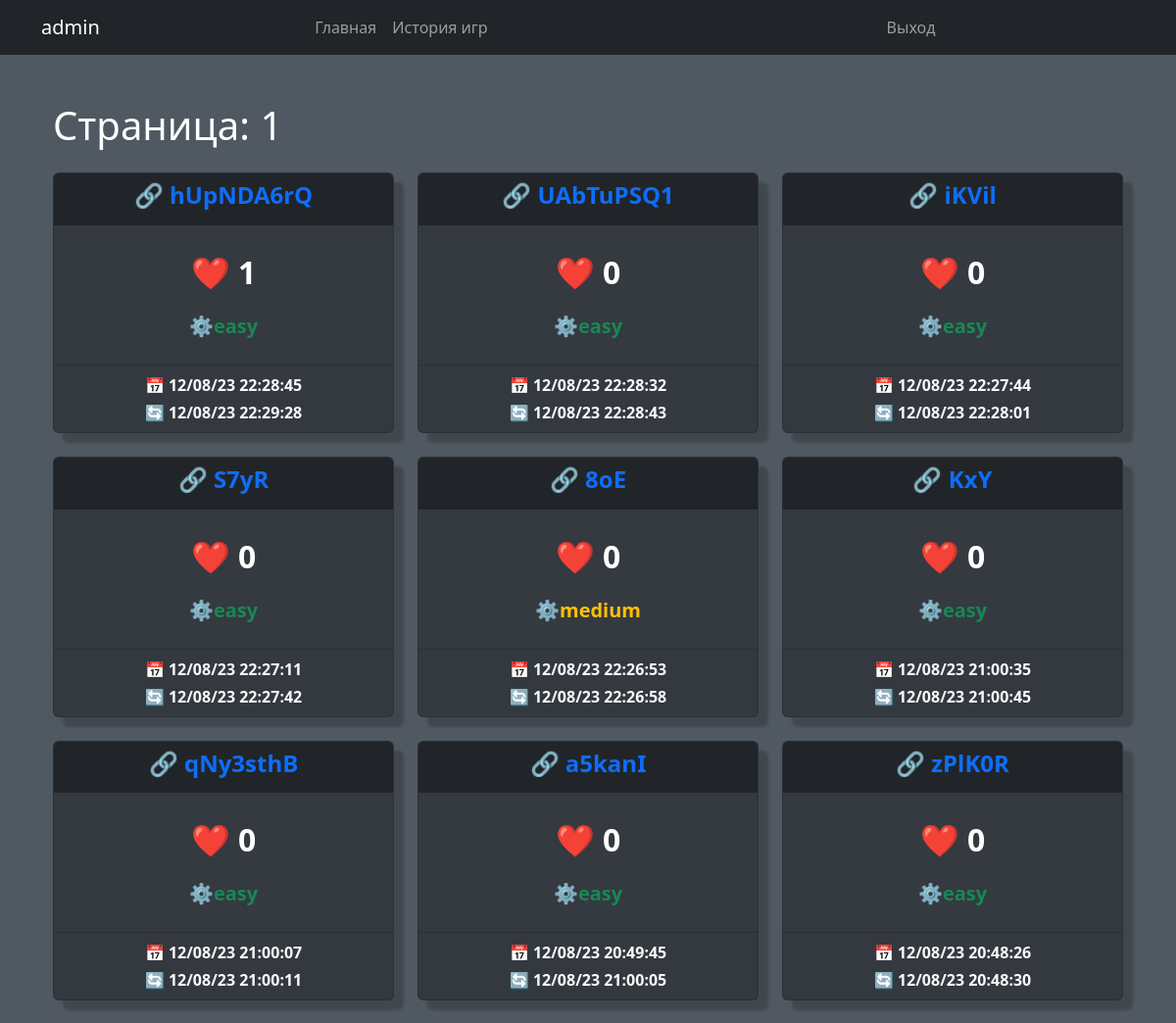
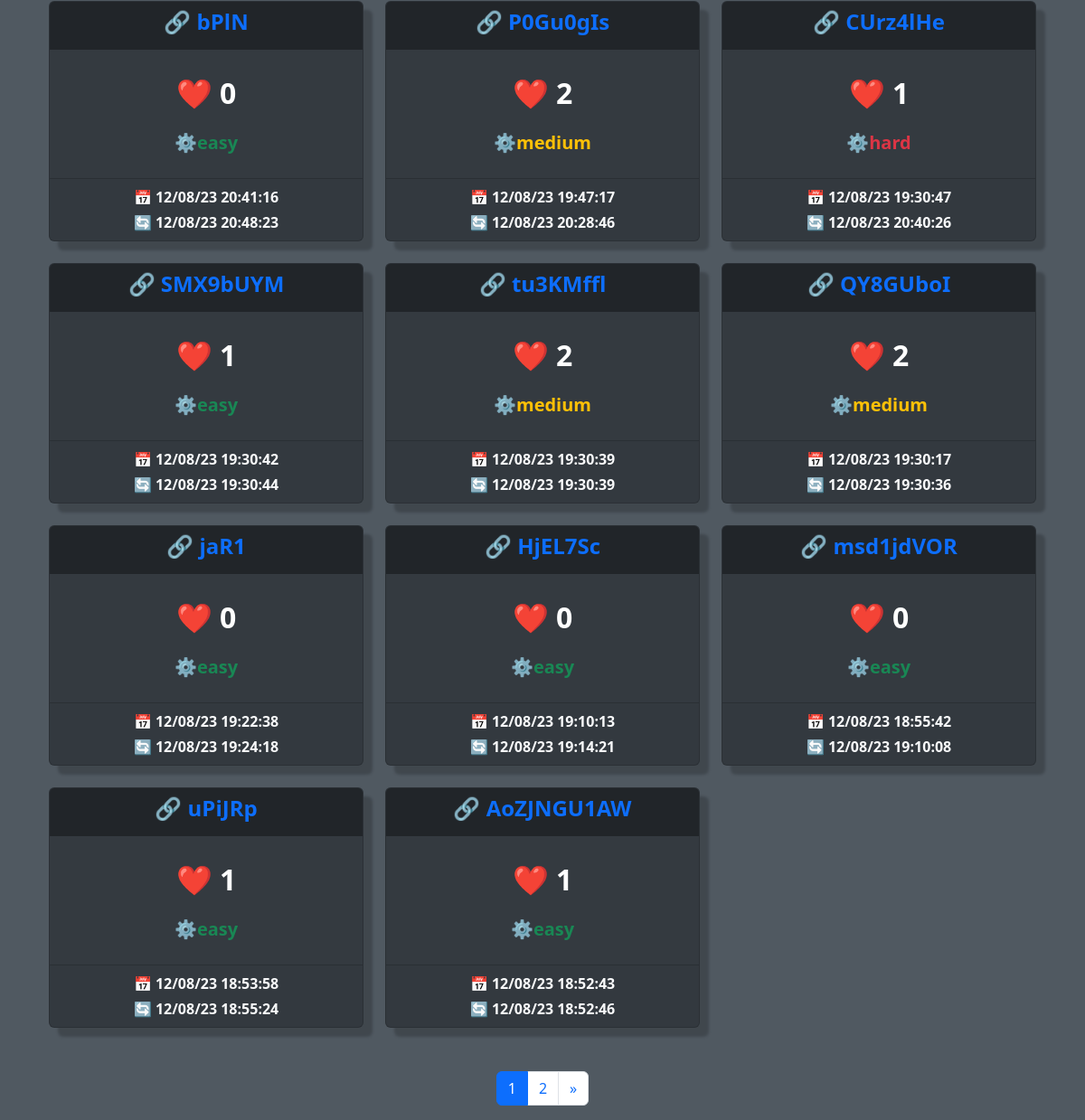
The page /history/ (signed in) on the database as committed earlier (2 pictures, top to bottom).
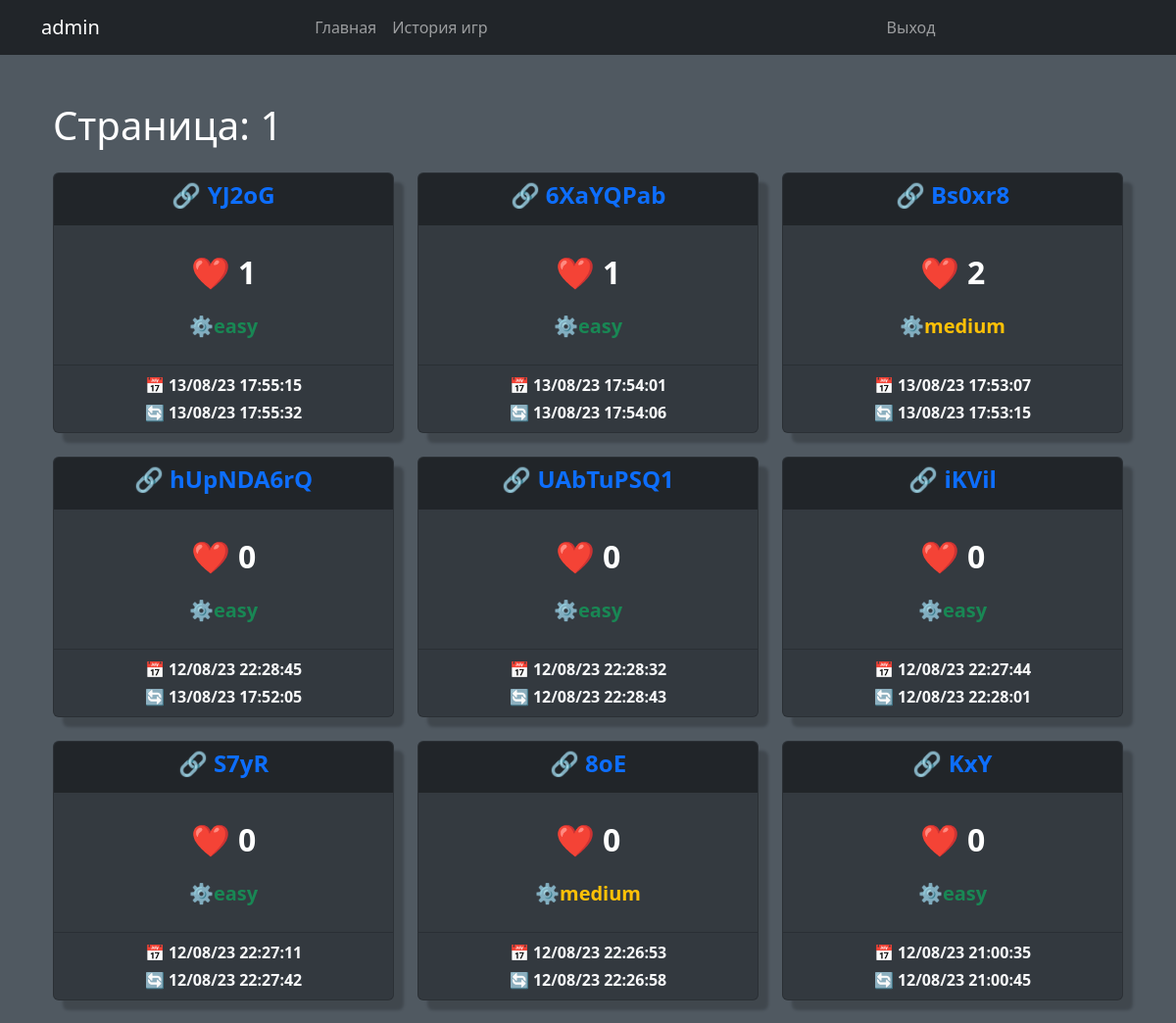
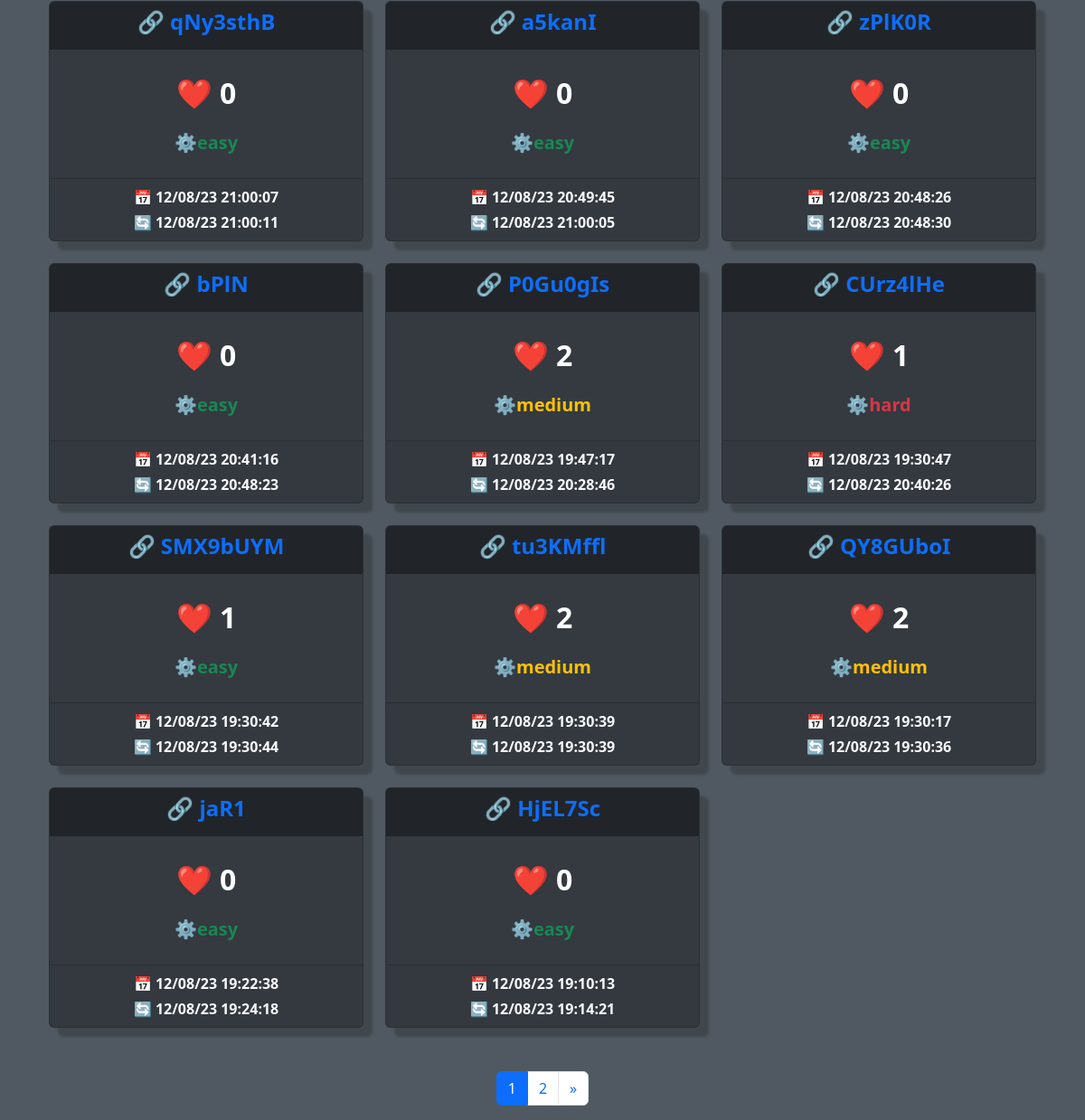
The same page on the database as committed later (2 pictures, top to bottom).
### game/models.py (models this page shows, shortened)
class GameRoom(models.Model):
    link         = models.CharField(max_length=25)
    is_open      = models.BooleanField(default=True)
    status       = models.CharField(max_length=1, choices=STATUS_CHOICES)
    created_at   = models.DateTimeField(auto_now_add=True)
    updated_at   = models.DateTimeField(auto_now=True, blank=True, null=True)
    difficulty   = models.CharField(max_length=6, choices=DIFFICULTY_CHOICES, default='easy')
    lives        = models.PositiveIntegerField(default=1)
    board        = models.JSONField()
    game_state   = models.JSONField()
    cells_remain = models.PositiveIntegerField(default=1)
    def get_absolute_url(self):
        return reverse('game_detail', args=[self.link, ])
    class Meta:
        ordering = ['-created_at', ]

### game/views.py (the view)
# urls.py: path('history/', game_history, name='game_history'),
def game_history(request):
    user_key = request.user.username or request.session.get('user_key')
    user_games = None
    if user_key:
        user_games = GameRoom.objects.filter(members__user=user_key).prefetch_related('members')
    paginator = Paginator(user_games, 20)
    page = request.GET.get('page')
    try:
        games = paginator.page(page)
    except PageNotAnInteger:
        games = paginator.page(1)
    except EmptyPage:
        games = paginator.page(paginator.num_pages)
    return render(request, 'history.html', {'games': games})

### game/templates/history.html (shortened to what this page needs)
{% extends 'base.html' %}
{% block content %}
<div class="container">
    <h1>Страница: {{ games.number }}</h1>
    <div class="row mt-4">
        {% for el in games %}
        <div class="col-md-4 mb-4">
            <div class="card">
                <div class="card-header">
                    <h5 class="card-title fw-bold"><a href="{{el.get_absolute_url}}" class="d-block text-center text-decoration-none"><span class="icon">🔗</span> {{ el.link|truncatechars:30 }}</a></h5>
                </div>
                <div class="card-body">
                    <div class="d-flex justify-content-between mb-3">
                        <p class="card-text fs-2 text-center w-100 fw-bold"><span class="icon">❤️</span> {{ el.lives }}</p>
                    </div>
                    <p class="card-text
                        {% if el.difficulty == 'hard' %}
                            text-danger
                        {% elif el.difficulty == 'medium' %}
                            text-warning
                        {% else %}
                            text-success
                        {% endif %}
                     text-center fs-5 fw-bold"><span class="icon">⚙️</span>{{ el.difficulty }}</p>
                </div>
                <div class="card-footer text-light text-right text-center">
                    <p class="card-text fw-bold"><span class="icon">📅</span> {{ el.created_at|date:"d/m/y H:i:s" }}</p>
                    <p class="card-text fw-bold"><span class="icon">🔄</span> {{ el.updated_at|date:"d/m/y H:i:s" }}</p>
                </div>
            </div>
        </div>
        {% empty %}
        <p class="col-md-12">Нет игр</p>
        {% endfor %}
    </div>
    <div class="row mt-4">
        <div class="col-md-12 d-flex justify-content-center">
            <ul class="pagination">
                <li class="page-item active"><span class="page-link">{{ games.number }}</span></li>
                {% if games.has_next %}
                <li class="page-item"><a class="page-link" href="?page={{ games.next_page_number }}">{{ games.next_page_number }}</a></li>
                <li class="page-item"><a class="page-link" href="?page={{ games.paginator.num_pages }}">&raquo;</a></li>
                {% endif %}
            </ul>
        </div>
    </div>
</div>
{% endblock %}

### game/templates/base.html (shortened to what this page needs)
<!DOCTYPE html>
<html lang="en">
<head>
    <link rel="stylesheet" href="https://cdn.jsdelivr.net/npm/bootstrap/dist/css/bootstrap.min.css">
</head>
    {% block navbar %}
        {% include 'navbar.html' %}
    {% endblock navbar %}
<body id="body">
        <div class="container mt-5">
            {% block content %}{% endblock content %}
        </div>
</body>
</html>

### game/templates/navbar.html (shortened to what this page needs)
<nav class="navbar navbar-expand-lg navbar-dark">
    <div class="container">
        {% if request.user.is_authenticated %}
            <a class="navbar-brand user-select-none">{{request.user.username}}</a>
        {% else %}
            <a class="navbar-brand user-select-none">Minesweeper</a>
        {% endif %}
        <div class="collapse navbar-collapse" id="navbarNav">
            <ul class="navbar-nav mx-auto">
                <li class="nav-item">
                    <a class="nav-link" href="{% url 'main_page' %}">Главная</a>
                </li>
                <li class="nav-item">
                    <a class="nav-link" href="{% url 'game_history' %}">История игр</a>
                </li>
            </ul>
            <ul class="navbar-nav mx-auto">
                {% if request.user.is_authenticated %}
                    <li class="nav-item">
                        <a class="nav-link" href="#">Выход</a>
                    </li>
                {% endif %}
            </ul>
        </div>
    </div>
</nav>

### game/templates/base.html (style rules this page uses)
body { background-color: #343a40; color: #fff; }
.navbar { background-color: #212529; }

### game/templates/history.html (style rules this page uses)
body { background-color: #505961; }
.card { background-color: #343a40; color: white; box-shadow: 10px 10px 3px rgba(0, 0, 0, 0.2); }
.card-title { font-size: 1.5rem; margin-bottom: 0.5rem; }
.card-text { font-size: 1rem; margin-bottom: 0.25rem; }
.card-header { background-color: #212529; border-bottom: none; }
.card-body { padding: 1.5rem; }
.mt-4 { margin-top: 2rem; }

Rows that differ between the two databases and show on the page:
no longer on this page (row unchanged): GameRoom: link "msd1jdVOR", lives "0", difficulty "easy", created_at "12/08/23 18:55:42", updated_at "12/08/23 19:10:08"
no longer on this page (row unchanged): GameRoom: link "uPiJRp", lives "1", difficulty "easy", created_at "12/08/23 18:53:58", updated_at "12/08/23 18:55:24"
no longer on this page (row unchanged): GameRoom: link "AoZJNGU1AW", lives "1", difficulty "easy", created_at "12/08/23 18:52:43", updated_at "12/08/23 18:52:46"
added GameRoom: link "YJ2oG", lives "1", difficulty "easy", created_at "13/08/23 17:55:15", updated_at "13/08/23 17:55:32"
added GameRoom: link "6XaYQPab", lives "1", difficulty "easy", created_at "13/08/23 17:54:01", updated_at "13/08/23 17:54:06"
added GameRoom: link "Bs0xr8", lives "2", difficulty "medium", created_at "13/08/23 17:53:07", updated_at "13/08/23 17:53:15"
changed GameRoom "hUpNDA6rQ": lives "1" → "0"; updated_at "12/08/23 22:29:28" → "13/08/23 17:52:05"
